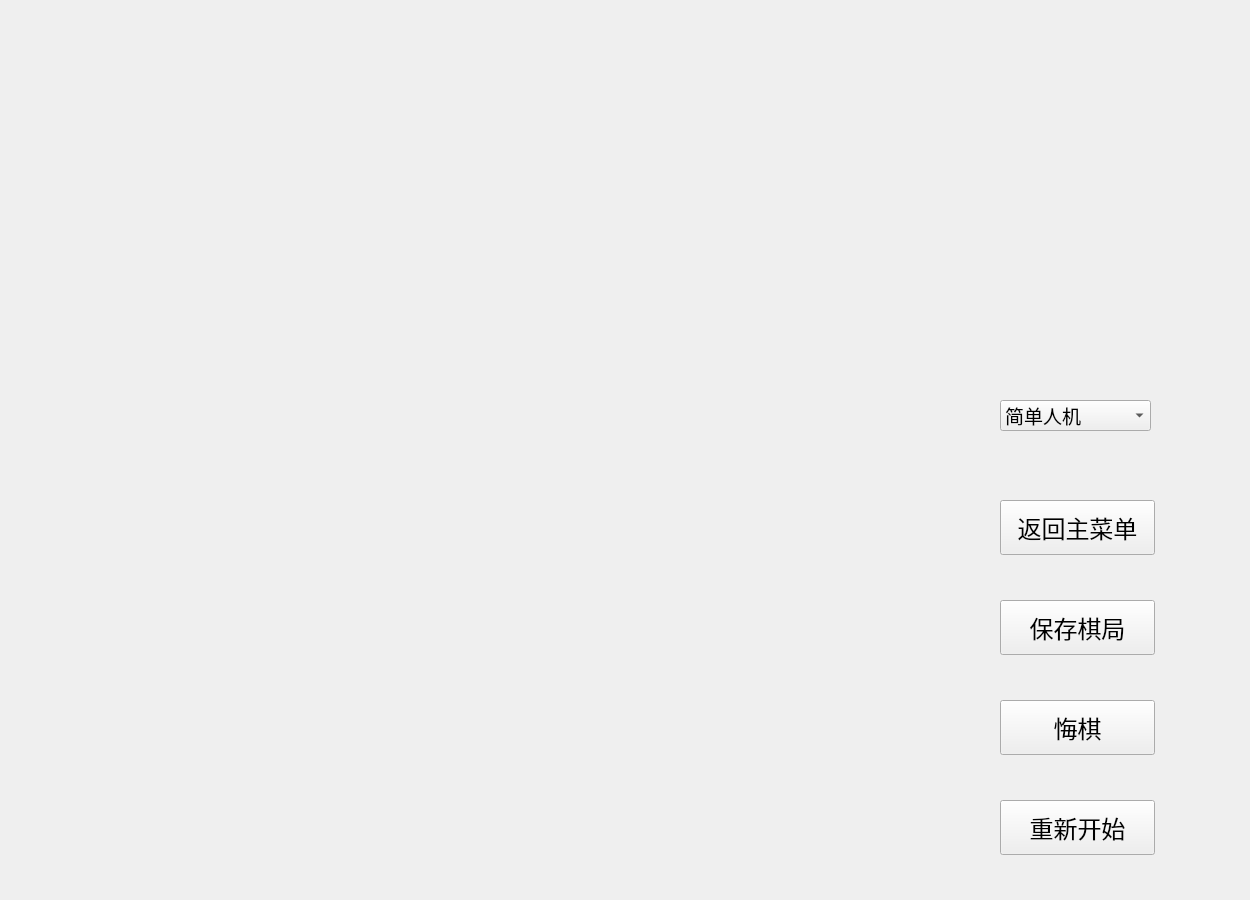
<?xml version="1.0" encoding="UTF-8"?>
<ui version="4.0">
 <class>FormPve</class>
 <widget class="QWidget" name="FormPve">
  <property name="geometry">
   <rect>
    <x>0</x>
    <y>0</y>
    <width>1250</width>
    <height>900</height>
   </rect>
  </property>
  <property name="windowTitle">
   <string>五子棋——人机对战</string>
  </property>
  <property name="windowIcon">
   <iconset resource="Pve.qrc">
    <normaloff>:/new/prefix1/Image/Icon/图标.jpg</normaloff>:/new/prefix1/Image/Icon/图标.jpg</iconset>
  </property>
  <widget class="QLabel" name="background_label">
   <property name="geometry">
    <rect>
     <x>0</x>
     <y>0</y>
     <width>1250</width>
     <height>900</height>
    </rect>
   </property>
   <property name="styleSheet">
    <string notr="true">background-image: url(:/new/prefix1/Image/Background/Gme1.jpg);</string>
   </property>
   <property name="text">
    <string/>
   </property>
  </widget>
  <widget class="ChessBoard" name="checkerboard_label">
   <property name="geometry">
    <rect>
     <x>70</x>
     <y>30</y>
     <width>840</width>
     <height>840</height>
    </rect>
   </property>
   <property name="styleSheet">
    <string notr="true">background-image: url(:/new/prefix1/Image/Background/check.jpg);</string>
   </property>
   <property name="text">
    <string/>
   </property>
  </widget>
  <widget class="QPushButton" name="mainMenu_Button">
   <property name="geometry">
    <rect>
     <x>1000</x>
     <y>500</y>
     <width>155</width>
     <height>55</height>
    </rect>
   </property>
   <property name="font">
    <font>
     <family>华文行楷</family>
     <pointsize>18</pointsize>
    </font>
   </property>
   <property name="cursor">
    <cursorShape>PointingHandCursor</cursorShape>
   </property>
   <property name="styleSheet">
    <string notr="true">background-image: url(:/new/prefix1/Image/Button/150.50.jpg);</string>
   </property>
   <property name="text">
    <string>返回主菜单</string>
   </property>
  </widget>
  <widget class="QPushButton" name="save_Button">
   <property name="geometry">
    <rect>
     <x>1000</x>
     <y>600</y>
     <width>155</width>
     <height>55</height>
    </rect>
   </property>
   <property name="font">
    <font>
     <family>华文行楷</family>
     <pointsize>18</pointsize>
    </font>
   </property>
   <property name="cursor">
    <cursorShape>PointingHandCursor</cursorShape>
   </property>
   <property name="styleSheet">
    <string notr="true">background-image: url(:/new/prefix1/Image/Button/150.50.jpg);</string>
   </property>
   <property name="text">
    <string>保存棋局</string>
   </property>
  </widget>
  <widget class="QPushButton" name="undo_Button">
   <property name="geometry">
    <rect>
     <x>1000</x>
     <y>700</y>
     <width>155</width>
     <height>55</height>
    </rect>
   </property>
   <property name="font">
    <font>
     <family>华文行楷</family>
     <pointsize>18</pointsize>
    </font>
   </property>
   <property name="cursor">
    <cursorShape>PointingHandCursor</cursorShape>
   </property>
   <property name="styleSheet">
    <string notr="true">background-image: url(:/new/prefix1/Image/Button/150.50.jpg);</string>
   </property>
   <property name="text">
    <string>悔棋</string>
   </property>
  </widget>
  <widget class="QPushButton" name="restart_Button">
   <property name="geometry">
    <rect>
     <x>1000</x>
     <y>800</y>
     <width>155</width>
     <height>55</height>
    </rect>
   </property>
   <property name="font">
    <font>
     <family>华文行楷</family>
     <pointsize>18</pointsize>
    </font>
   </property>
   <property name="cursor">
    <cursorShape>PointingHandCursor</cursorShape>
   </property>
   <property name="styleSheet">
    <string notr="true">background-image: url(:/new/prefix1/Image/Button/150.50.jpg);</string>
   </property>
   <property name="text">
    <string>重新开始</string>
   </property>
  </widget>
  <widget class="QComboBox" name="comboBox">
   <property name="geometry">
    <rect>
     <x>1000</x>
     <y>400</y>
     <width>151</width>
     <height>31</height>
    </rect>
   </property>
   <property name="font">
    <font>
     <family>华文行楷</family>
     <pointsize>14</pointsize>
     <weight>50</weight>
     <italic>false</italic>
     <bold>false</bold>
    </font>
   </property>
   <property name="cursor">
    <cursorShape>OpenHandCursor</cursorShape>
   </property>
   <property name="styleSheet">
    <string notr="true"/>
   </property>
   <item>
    <property name="text">
     <string>简单人机</string>
    </property>
   </item>
   <item>
    <property name="text">
     <string>中等人机</string>
    </property>
   </item>
   <item>
    <property name="text">
     <string>困难人机</string>
    </property>
   </item>
   <item>
    <property name="text">
     <string>噩梦人机</string>
    </property>
   </item>
  </widget>
 </widget>
 <customwidgets>
  <customwidget>
   <class>ChessBoard</class>
   <extends>QLabel</extends>
   <header location="global">chessboard.h</header>
  </customwidget>
 </customwidgets>
 <resources>
  <include location="Pve.qrc"/>
 </resources>
 <connections/>
</ui>
